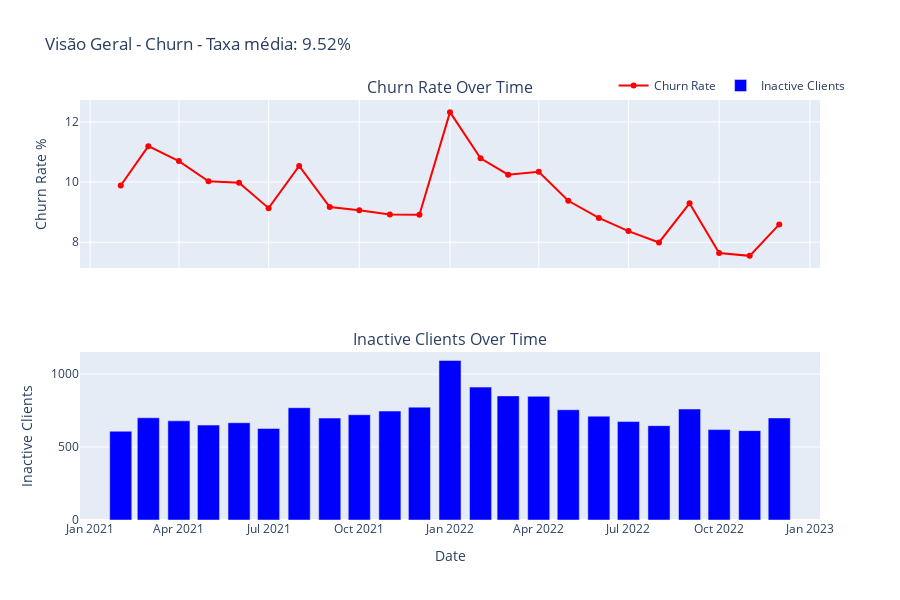

Notebook source saved alongside this figure:
### Markdown cell above
##### Gráfico Tendência Vs Volume - Visão geral

### Code cell
def plot_churn_analysis(df, line_feature, bar_feature):
    churn_df = df.copy()
    churn_df_mean = churn_df[line_feature].mean().round(2)

    # Create subplots with 2 rows and shared x-axis
    fig = sp.make_subplots(
        rows=2,
        cols=1,
        shared_xaxes=True,
        subplot_titles=("Churn Rate Over Time", "Inactive Clients Over Time"),
        vertical_spacing=0.2,
    )

    # Custom hover template for both charts to show in one hover popup
    hover_template = (
        "<b>Date:</b> %{x}<br>"
        + "<b>Churn Rate:</b> %{y:.2f}%<br>"
        + "<b>Inactive Clients:</b> %{customdata}"
    )

    # Top chart: Churn Rate (Line plot)
    fig.add_trace(
        go.Scatter(
            x=churn_df["date"],
            y=churn_df[line_feature],
            mode="lines+markers",
            name="Churn Rate",
            line=dict(color="red"),
            customdata=churn_df[bar_feature],  # Pass inactive clients to hover
            hovertemplate=hover_template,  # Custom hover tooltip
        ),
        row=1,
        col=1,
    )

    # Bottom chart: Inactive Clients (Bar plot)
    fig.add_trace(
        go.Bar(
            x=churn_df["date"],
            y=churn_df[bar_feature],
            name="Inactive Clients",
            marker_color="blue",
            customdata=churn_df[line_feature],  # Pass churn rate to hover
            hovertemplate=hover_template,  # Custom hover tooltip
        ),
        row=2,
        col=1,
    )

    # Update layout to enable hover for both charts
    fig.update_layout(
        height=600,
        width=900,
        hovermode="x unified",  # Enables synchronized hover
        legend=dict(orientation="h", yanchor="bottom", y=1, xanchor="right", x=1.04),
        title_text=f"Visão Geral - Churn - Taxa média: {churn_df_mean}%",
        xaxis_title="",
        yaxis_title="Churn Rate %",
        xaxis2_title="Date",
        yaxis2_title="Inactive Clients",
    )

    # Show figure
    fig.show()


# Call function to plot
plot_churn_analysis(churn_df_overall, "churn_rate", "inativo_t")

### Figure 1 — Plotly figure (JSON) as saved in the notebook; plotly's stock layout.template omitted (floating-point values rounded to 4 significant figures)
{"data": [{"customdata": [608, 700, 679, 650, 666, 627, 769, 698, 721, 746, 773, 1093, 910, 850, 847, 755, 711, 674, 646, 760, 619, 612, 699], "hovertemplate": "<b>Date:</b> %{x}<br><b>Churn Rate:</b> %{y:.2f}%<br><b>Inactive Clients:</b> %{customdata}", "line": {"color": "red"}, "mode": "lines+markers", "name": "Churn Rate", "type": "scatter", "x": ["2021-02-01T00:00:00", "2021-03-01T00:00:00", "2021-04-01T00:00:00", "2021-05-01T00:00:00", "2021-06-01T00:00:00", "2021-07-01T00:00:00", "2021-08-01T00:00:00", "2021-09-01T00:00:00", "2021-10-01T00:00:00", "2021-11-01T00:00:00", "2021-12-01T00:00:00", "2022-01-01T00:00:00", "2022-02-01T00:00:00", "2022-03-01T00:00:00", "2022-04-01T00:00:00", "2022-05-01T00:00:00", "2022-06-01T00:00:00", "2022-07-01T00:00:00", "2022-08-01T00:00:00", "2022-09-01T00:00:00", "2022-10-01T00:00:00", "2022-11-01T00:00:00", "2022-12-01T00:00:00"], "xaxis": "x", "y": [9.886, 11.19, 10.7, 10.02, 9.978, 9.133, 10.54, 9.169, 9.06, 8.925, 8.914, 12.32, 10.79, 10.25, 10.34, 9.378, 8.809, 8.372, 7.993, 9.295, 7.641, 7.548, 8.594], "yaxis": "y"}, {"customdata": [9.886, 11.19, 10.7, 10.02, 9.978, 9.133, 10.54, 9.169, 9.06, 8.925, 8.914, 12.32, 10.79, 10.25, 10.34, 9.378, 8.809, 8.372, 7.993, 9.295, 7.641, 7.548, 8.594], "hovertemplate": "<b>Date:</b> %{x}<br><b>Churn Rate:</b> %{y:.2f}%<br><b>Inactive Clients:</b> %{customdata}", "marker": {"color": "blue"}, "name": "Inactive Clients", "type": "bar", "x": ["2021-02-01T00:00:00", "2021-03-01T00:00:00", "2021-04-01T00:00:00", "2021-05-01T00:00:00", "2021-06-01T00:00:00", "2021-07-01T00:00:00", "2021-08-01T00:00:00", "2021-09-01T00:00:00", "2021-10-01T00:00:00", "2021-11-01T00:00:00", "2021-12-01T00:00:00", "2022-01-01T00:00:00", "2022-02-01T00:00:00", "2022-03-01T00:00:00", "2022-04-01T00:00:00", "2022-05-01T00:00:00", "2022-06-01T00:00:00", "2022-07-01T00:00:00", "2022-08-01T00:00:00", "2022-09-01T00:00:00", "2022-10-01T00:00:00", "2022-11-01T00:00:00", "2022-12-01T00:00:00"], "xaxis": "x2", "y": [608, 700, 679, 650, 666, 627, 769, 698, 721, 746, 773, 1093, 910, 850, 847, 755, 711, 674, 646, 760, 619, 612, 699], "yaxis": "y2"}], "layout": {"annotations": [{"font": {"size": 16}, "showarrow": false, "text": "Churn Rate Over Time", "x": 0.5, "xanchor": "center", "xref": "paper", "y": 1, "yanchor": "bottom", "yref": "paper"}, {"font": {"size": 16}, "showarrow": false, "text": "Inactive Clients Over Time", "x": 0.5, "xanchor": "center", "xref": "paper", "y": 0.4, "yanchor": "bottom", "yref": "paper"}], "height": 600, "hovermode": "x unified", "legend": {"orientation": "h", "x": 1.04, "xanchor": "right", "y": 1, "yanchor": "bottom"}, "title": {"text": "Visão Geral - Churn - Taxa média: 9.52%"}, "width": 900, "xaxis": {"anchor": "y", "domain": [0, 1], "matches": "x2", "showticklabels": false, "title": {"text": ""}}, "xaxis2": {"anchor": "y2", "domain": [0, 1], "title": {"text": "Date"}}, "yaxis": {"anchor": "x", "domain": [0.6, 1], "title": {"text": "Churn Rate %"}}, "yaxis2": {"anchor": "x2", "domain": [0, 0.4], "title": {"text": "Inactive Clients"}}}}
